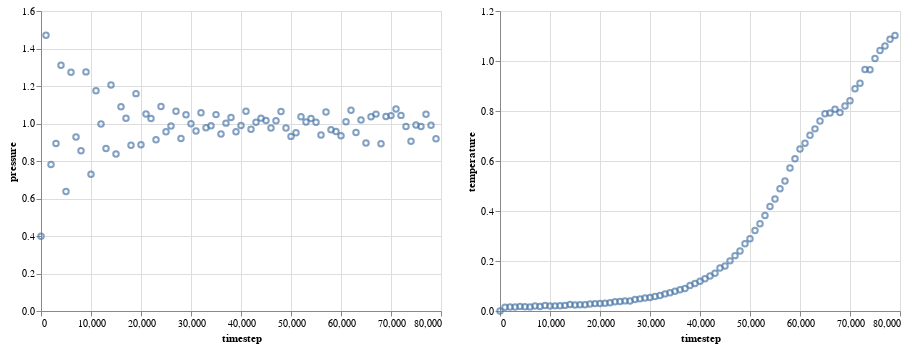

The code cell stored with this chart in its notebook:
### Code cell
c = alt.Chart(thermo).mark_point().encode(
    x='timestep',
) 
c.encode(y='pressure') | c.encode(y="temperature")
